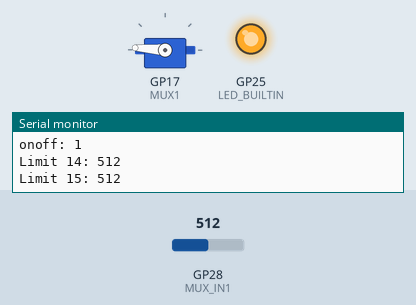
Recording of a sketch running on a simulated Raspberry Pi Pico. On the bench: servo, output pins drawn as LEDs (lit = HIGH), the last lines printed to the serial monitor. Wiring (inferred from the names in the program): servo: signal GP17. The inputs (shaded band) are chosen by the test bench; at power-on: GP28 (MUX_IN1) = 512. Servo pulses on a pin are drawn as a servo (544–2400 µs = 0–180°); pins used as bus, display or sensor lines are not drawn.

Above: at 1.2 s.
1.3 s: GP28 (MUX_IN1) set to 529
2.8 s: GP28 (MUX_IN1) set to 6
At 3.7 s:
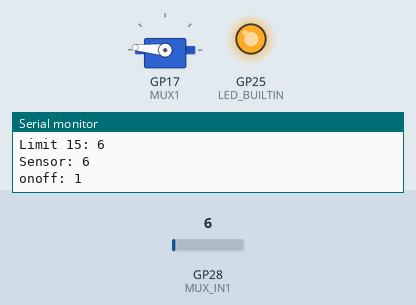
4.3 s: GP28 (MUX_IN1) set to 522
At 4.8 s:
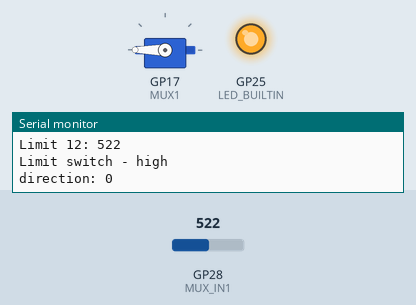
5.8 s: GP28 (MUX_IN1) set to 511
At 6.6 s:
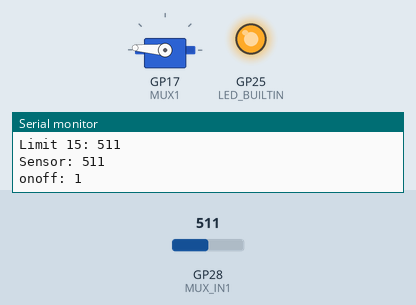
7.3 s: GP28 (MUX_IN1) set to 716
At 8.4 s:
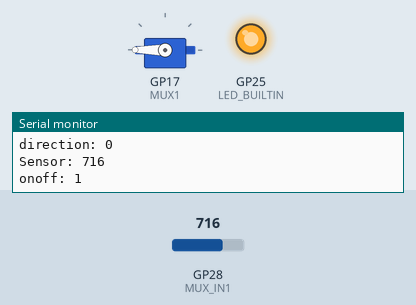
Timing chart, 0 to 9.8 s (numbered marks = the images above; inputs shaded):
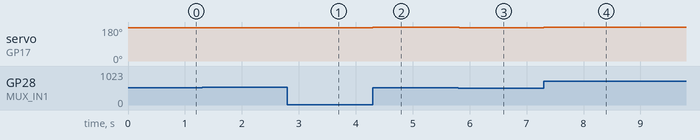

The sketch:

multiple_steppers_with_limit.ino
```cpp
#include <Adafruit_PWMServoDriver.h>
#include <Wire.h>

#define ENABLE_1 15
#define STEP_1 15
#define DIR_1 14

#define ENABLE_2 14
#define STEP_2 13
#define DIR_2 12

#define LIMIT_SWITCH_LOW_1 14
#define LIMIT_SWITCH_HIGH_1 15

#define LIMIT_SWITCH_LOW_2 13
#define LIMIT_SWITCH_HIGH_2 12

#define MUX_EN 22
#define MUX4 20
#define MUX3 19
#define MUX2 18
#define MUX1 17

#define MUX_IN1 28

#define SENS1 2

Adafruit_PWMServoDriver pwm1 = Adafruit_PWMServoDriver(0x40);
Adafruit_PWMServoDriver pwm2 = Adafruit_PWMServoDriver(0x41);

void setup() {
  Serial.begin(9600);
  //while(!Serial) {}
  Serial.println("16 channel PWM test!");

  Wire.setSDA(0);
  Wire.setSCL(1);
  Wire.begin();

  i2c_scan();

  pinMode(LED_BUILTIN, OUTPUT);
  digitalWrite(LED_BUILTIN, HIGH);

  // Mux
  pinMode(MUX1, OUTPUT);
  pinMode(MUX2, OUTPUT);
  pinMode(MUX3, OUTPUT);
  pinMode(MUX4, OUTPUT);
  pinMode(MUX_EN, OUTPUT);
  pinMode(MUX_IN1, INPUT);

  pwm1.begin();
  pwm1.setPWMFreq(750);

  pwm2.begin();
  pwm2.setPWMFreq(750);
}

void i2c_scan() {
  Serial.println("Scanning I2C...");

  for(int addr = 1; addr < 127; addr++) {
    // The i2c_scanner uses the return value of
    // the Write.endTransmisstion to see if
    // a device did acknowledge to the address.
    Wire.beginTransmission(addr);
    int err = Wire.endTransmission();

    if (!err) {
      Serial.print("I2C device found at 0x");
      if (addr<16)
        Serial.print("0");
      Serial.print(addr, HEX);
      Serial.println("  !");
    }
    else if (err==4)
    {
      Serial.print("Unknown error at address 0x");
      if (addr<16)
        Serial.print("0");
      Serial.println(addr, HEX);
    }
  }
}

void enable(uint8_t pin, bool onoff) {
  Serial.printf("onoff: %d\n", onoff);

  if(onoff)
    pwm2.setPWM(pin, 4096, 0);
  else
    pwm2.setPWM(pin, 0, 4096);
}

void set_dir(uint8_t pin_step, uint8_t pin_dir, bool forward) {
  static bool last = false;

  Serial.printf("direction: %d\n", forward);

  if(last != forward) {
    pwm1.setPWM(pin_step, 0, 4096); // Turn off motor momentarily
    delay(20);
    last = forward;
  }

  if(forward) {
    pwm1.setPWM(pin_dir, 4096, 0); // Direction pin, 100% high
  }
  else {
    pwm1.setPWM(pin_dir, 0, 4096); // Direction pin, 100% low
  }
}

uint16_t muxRead(int pin) {
  digitalWrite(MUX_EN, HIGH);
  digitalWrite(MUX1, pin & 1);
  digitalWrite(MUX2, pin & 2);
  digitalWrite(MUX3, pin & 4);
  digitalWrite(MUX4, pin & 8);
  digitalWrite(MUX_EN, LOW);
  delay(1);
  return analogRead(MUX_IN1);
}

bool check_limit(int pin) {
  //Serial.printf("Limit: %d\n", analogRead(pin));
  //return analogRead(pin) > 2048;
  Serial.printf("Limit %d: %d\n", pin, muxRead(pin));
  return muxRead(pin) > 512;
}

/*
void back_and_forth() {
  bool limit = false;

  if(check_limit(LIMIT_SWITCH_LOW)) {
    Serial.println("Limit switch - low");
    dir(true);
    limit = true;
  }

  if(check_limit(LIMIT_SWITCH_HIGH)) {
    Serial.println("Limit switch - high");
    dir(false);
    limit = true;
  }

  enable(true);
  //pwm1.setPWM(STEP, 2048, 4096); // 50% duty cycle, I think
  pwm1.setPWM(STEP, 1024, 4096-1024); // 25% duty cycle, I think

  delay(10);
}
*/

void do_stepper(uint8_t low, uint8_t high, uint8_t en, uint8_t dir, uint8_t step) {
  bool limit = false;

  if(check_limit(low)) {
    Serial.println("Limit switch - low");
    set_dir(step, dir, true);
    limit = true;
  }

  if(check_limit(high)) {
    Serial.println("Limit switch - high");
    set_dir(step, dir, false);
    limit = true;
  }

  Serial.printf("Sensor: %d\n", muxRead(SENS1));
  //if(muxRead(SENS1) < 200)
    //enable(false);
  //else
    enable(en, true);

  //pwm1.setPWM(STEP, 2048, 4096); // 50% duty cycle, I think
  pwm1.setPWM(step, 1024, 4096-1024); // 25% duty cycle, I think

  delay(10);
}

void loop() {
  do_stepper(LIMIT_SWITCH_LOW_1, LIMIT_SWITCH_HIGH_1, ENABLE_1, DIR_1, STEP_1);
  do_stepper(LIMIT_SWITCH_LOW_2, LIMIT_SWITCH_HIGH_2, ENABLE_2, DIR_2, STEP_2);
}
```

Measured:
- after the input at 2.8 s, servo on GP17 (MUX1): 176° → 175° at once
- after the input at 4.3 s, servo on GP17 (MUX1): 175° → 180° at once
- after the input at 5.8 s, servo on GP17 (MUX1): 180° → 176° at once
- after the input at 7.3 s, servo on GP17 (MUX1): 176° → 180° at once
